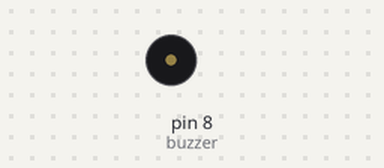
Bench run of a sketch on a simulated Arduino Uno, built with avr-gcc and run on an emulated ATmega328P. On the bench: buzzer (waves = sounding).

Above: at 1.63 s.
At 24.09 s:
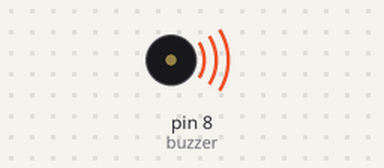
Timing chart, 0 to 24.4 s (numbered marks = the images above):
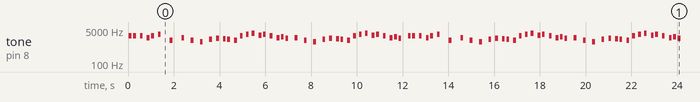

The sketch:

12_Piezo_v5_Mario_Bros.ino
```cpp
/*  Sketch 12: Piezo_v5
 *  Curso Intensivo de Arduino (2020)
 *  Impartido por MakeProjects (www.makeprojects.es)
 *  Sketch que emite la cancion de Mario Bros
 *--------------------------------------------------------------------------------
 *  Conexiones:
 *    PIEZO:
 *        VCC     5V
 *        DI      D8
 *        GND     GND
 *--------------------------------------------------------------------------------
 *  Nota: El buzzer funciona invertido, un HIGH apaga el buzzer y un LOW lo activa
 *--------------------------------------------------------------------------------
 */

#define NOTE_B0  31
#define NOTE_C1  33
#define NOTE_CS1 35
#define NOTE_D1  37
#define NOTE_DS1 39
#define NOTE_E1  41
#define NOTE_F1  44
#define NOTE_FS1 46
#define NOTE_G1  49
#define NOTE_GS1 52
#define NOTE_A1  55
#define NOTE_AS1 58
#define NOTE_B1  62
#define NOTE_C2  65
#define NOTE_CS2 69
#define NOTE_D2  73
#define NOTE_DS2 78
#define NOTE_E2  82
#define NOTE_F2  87
#define NOTE_FS2 93
#define NOTE_G2  98
#define NOTE_GS2 104
#define NOTE_A2  110
#define NOTE_AS2 117
#define NOTE_B2  123
#define NOTE_C3  131
#define NOTE_CS3 139
#define NOTE_D3  147
#define NOTE_DS3 156
#define NOTE_E3  165
#define NOTE_F3  175
#define NOTE_FS3 185
#define NOTE_G3  196
#define NOTE_GS3 208
#define NOTE_A3  220
#define NOTE_AS3 233
#define NOTE_B3  247
#define NOTE_C4  262
#define NOTE_CS4 277
#define NOTE_D4  294
#define NOTE_DS4 311
#define NOTE_E4  330
#define NOTE_F4  349
#define NOTE_FS4 370
#define NOTE_G4  392
#define NOTE_GS4 415
#define NOTE_A4  440
#define NOTE_AS4 466
#define NOTE_B4  494
#define NOTE_C5  523
#define NOTE_CS5 554
#define NOTE_D5  587
#define NOTE_DS5 622
#define NOTE_E5  659
#define NOTE_F5  698
#define NOTE_FS5 740
#define NOTE_G5  784
#define NOTE_GS5 831
#define NOTE_A5  880
#define NOTE_AS5 932
#define NOTE_B5  988
#define NOTE_C6  1047
#define NOTE_CS6 1109
#define NOTE_D6  1175
#define NOTE_DS6 1245
#define NOTE_E6  1319
#define NOTE_F6  1397
#define NOTE_FS6 1480
#define NOTE_G6  1568
#define NOTE_GS6 1661
#define NOTE_A6  1760
#define NOTE_AS6 1865
#define NOTE_B6  1976
#define NOTE_C7  2093
#define NOTE_CS7 2217
#define NOTE_D7  2349
#define NOTE_DS7 2489
#define NOTE_E7  2637
#define NOTE_F7  2794
#define NOTE_FS7 2960
#define NOTE_G7  3136
#define NOTE_GS7 3322
#define NOTE_A7  3520
#define NOTE_AS7 3729
#define NOTE_B7  3951
#define NOTE_C8  4186
#define NOTE_CS8 4435
#define NOTE_D8  4699
#define NOTE_DS8 4978

//Declaramos una variable de tipo entero y le asignamos el numero de pin al que conectamos el piezo
int piezoPin = 8;

//Array con laa notas de la melodia normal de Mario Bros
int melodia_normal[] = { NOTE_E7, NOTE_E7, 0, NOTE_E7, 0, NOTE_C7, NOTE_E7, 0, NOTE_G7, 0, 0,  0, NOTE_G6, 0, 0, 0, NOTE_C7, 0, 0, NOTE_G6, 0, 0, NOTE_E6, 0, 0, NOTE_A6, 0, NOTE_B6, 0, NOTE_AS6, NOTE_A6, 0, NOTE_G6, NOTE_E7, NOTE_G7, NOTE_A7, 0, NOTE_F7, NOTE_G7, 0, NOTE_E7, 0, NOTE_C7, NOTE_D7, NOTE_B6, 0, 0, NOTE_C7, 0, 0, NOTE_G6, 0, 0, NOTE_E6, 0, 0, NOTE_A6, 0, NOTE_B6, 0, NOTE_AS6, NOTE_A6, 0, NOTE_G6, NOTE_E7, NOTE_G7, NOTE_A7, 0, NOTE_F7, NOTE_G7, 0, NOTE_E7, 0, NOTE_C7, NOTE_D7, NOTE_B6, 0, 0 };
//Array con las duraciones de cada nota en la melodia normal de Mario Bros
int tempo_normal[] = { 12, 12, 12, 12, 12, 12, 12, 12, 12, 12, 12, 12, 12, 12, 12, 12, 12, 12, 12, 12, 12, 12, 12, 12, 12, 12, 12, 12, 12, 12, 12, 12, 9, 9, 9, 12, 12, 12, 12, 12, 12, 12, 12, 12, 12, 12, 12, 12, 12, 12, 12, 12, 12, 12, 12, 12, 12, 12, 12, 12, 12, 12, 12, 9, 9, 9, 12, 12, 12, 12, 12, 12, 12, 12, 12, 12, 12, 12 };
//Array con las notas de la melodia underworld de Mario Bros
int melodia_underworld[] = { NOTE_C4, NOTE_C5, NOTE_A3, NOTE_A4, NOTE_AS3, NOTE_AS4, 0, 0, NOTE_C4, NOTE_C5, NOTE_A3, NOTE_A4, NOTE_AS3, NOTE_AS4, 0, 0, NOTE_F3, NOTE_F4, NOTE_D3, NOTE_D4, NOTE_DS3, NOTE_DS4, 0, 0, NOTE_F3, NOTE_F4, NOTE_D3, NOTE_D4, NOTE_DS3, NOTE_DS4, 0, 0, NOTE_DS4, NOTE_CS4, NOTE_D4, NOTE_CS4, NOTE_DS4, NOTE_DS4, NOTE_GS3, NOTE_G3, NOTE_CS4, NOTE_C4, NOTE_FS4, NOTE_F4, NOTE_E3, NOTE_AS4, NOTE_A4, NOTE_GS4, NOTE_DS4, NOTE_B3, NOTE_AS3, NOTE_A3, NOTE_GS3, 0, 0, 0 };
//Array con las duraciones de cada nota en la melodia underworld de Mario Bros
int tempo_underworld[] = { 12, 12, 12, 12, 12, 12, 6, 3, 12, 12, 12, 12, 12, 12, 6, 3, 12, 12, 12, 12, 12, 12, 6, 3, 12, 12, 12, 12, 12, 12, 6, 6, 18, 18, 18, 6, 6, 6, 6, 6, 6,  18, 18, 18, 18, 18, 18, 10, 10, 10, 10, 10, 10, 3, 3, 3 };
//Variable en la que almacenaremos el numero de melodia que se está ejecutando
int cancion = 0;

void setup(void) {
  //Configuramos el pin del piezo como salida
  pinMode(8, OUTPUT);//buzzer
}

void loop() {
  //Ejecutamos las funciones que componen la melodia
  //Tema normal
  cantar(1);
  //Tema normal
  cantar(1);
  //Tema underworld
  cantar(2);
}

//Ejecuta la melodia
void cantar(int tema) {
  //Asignamos a la variable cancion el tema que va a sonar
  cancion = tema;
  if (cancion == 2) { //Si la cancion es la numero 2 (Tema underworld)
    //Mostramos por el puerto serie el tema que va a sonar
    Serial.println("Tema underworld");
    //Calculamos la cantidad de elementos que hay en el array
    int tamano = sizeof(melodia_underworld) / sizeof(int);
    //Recorremos el array mientra no lleguemos al final
    for (int i = 0; i < tamano; i++) {
      //Calculamos la duracion de la nota (1 segundo / tipo de nota)
      int duracionNota = 1000 / tempo_underworld[i];
      //Ejecutamos la nota
      nota(piezoPin, melodia_underworld[i],duracionNota);
      // Para distinguir las notas pausar un tiempo entre ellas (duracion de la nota + 30%)
      int pausaEntreNotas = duracionNota * 1.30;
      //Detenemos la ejecucion del programa el tiempo de pausa entre las notas
      delay(pausaEntreNotas);
      //Detener la reproduccion de la nota
      nota(piezoPin, 0, duracionNota);
    }
 }
 else { //Si la cancion es la numero 1 (Tema normal)
    //Mostramos por el puerto serie el tema que va a sonar
    Serial.println("Tema Mario normal");
    //Calculamos la cantidad de elementos que hay en el array
    int size = sizeof(melodia_normal) / sizeof(int);
    //Recorremos el array mientra no lleguemos al final
    for (int i = 0; i < size; i++) {
      //Calcular la duracion de la nota (1 segundo / tipo de nota)
      int duracionNota = 1000 / tempo_normal[i];
      //Ejecutamos la nota
      nota(piezoPin, melodia_normal[i], duracionNota);
      // Para distinguir las notas pausar un tiempo entre ellas (duracion de la nota + 30%)
      int pausaEntreNotas = duracionNota * 1.30;
      //Detenemos la ejecucion del programa el tiempo de pausa entre las notas
      delay(pausaEntreNotas);
      //Detener la reproduccion de la nota
      nota(piezoPin, 0, duracionNota);
     }
  }
}

void nota(int pinDestino, long frecuencia, long longitud) {
  // Calcular la espera entre transiciones
  // Un segundo de microsegundos, dividido por la frecuencia, luego dividido por la mitad (porque hay dos fases en cada ciclo)
  long valorEspera = 1000000 / frecuencia / 2;
  // Calcular el numero de ciclos para cada momento
  long numeroCiclos = frecuencia * longitud / 1000;
  //Multiplicar la frecuencia, que son ciclos por segundo, por el número de segundos para obtener el número total de ciclos que se producen
  for (long i = 0; i < numeroCiclos; i++) {
    //Hacer sonar el piezo
    digitalWrite(pinDestino, LOW);
    //Parar la ejecucion el tiempo calculado
    delayMicroseconds(valorEspera);
    //Parar de sonar el piezo
    digitalWrite(pinDestino, HIGH);
    //Parar la ejecucion el tiempo calculado
    delayMicroseconds(valorEspera);
  }
}
```

Measured:
- by itself, tone on pin 8 (buzzer): plays 2597 Hz for 0.12 s, 2597 Hz for 0.12 s, 2597 Hz for 0.12 s, 2070 Hz for 0.12 s, 2597 Hz for 0.12 s, 3076 Hz for 0.12 s … (441 notes in this stretch)
